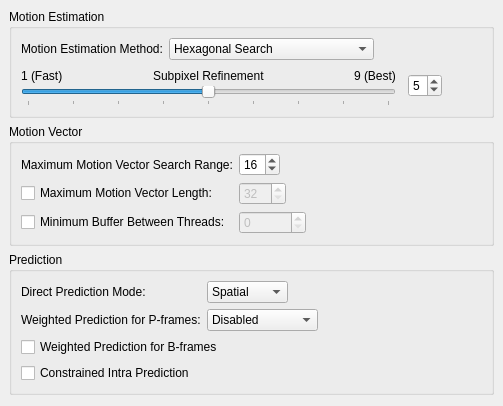
     <widget class="QWidget" name="tab_2" >
      <attribute name="title" >
       <string>Motion</string>
      </attribute>
      <layout class="QVBoxLayout" >
       <property name="margin" >
        <number>9</number>
       </property>
       <property name="spacing" >
        <number>6</number>
       </property>
       <item>
        <widget class="QGroupBox" name="groupBox_11" >
         <property name="title" >
          <string>Motion Estimation</string>
         </property>
         <layout class="QVBoxLayout" >
          <property name="margin" >
           <number>9</number>
          </property>
          <property name="spacing" >
           <number>6</number>
          </property>
          <item>
           <layout class="QHBoxLayout" >
            <property name="margin" >
             <number>0</number>
            </property>
            <property name="spacing" >
             <number>6</number>
            </property>
            <item>
             <widget class="QLabel" name="label_38" >
              <property name="text" >
               <string>Motion Estimation Method:</string>
              </property>
             </widget>
            </item>
            <item>
             <layout class="QHBoxLayout" >
              <property name="margin" >
               <number>0</number>
              </property>
              <property name="spacing" >
               <number>6</number>
              </property>
              <item>
               <widget class="QComboBox" name="meMethodComboBox" >
                <property name="currentIndex" >
                 <number>1</number>
                </property>
                <item>
                 <property name="text" >
                  <string>Diamond Search</string>
                 </property>
                </item>
                <item>
                 <property name="text" >
                  <string>Hexagonal Search</string>
                 </property>
                </item>
                <item>
                 <property name="text" >
                  <string>Uneven Multi-hexagonal Search</string>
                 </property>
                </item>
                <item>
                 <property name="text" >
                  <string>Exhaustive Search</string>
                 </property>
                </item>
                <item>
                 <property name="text" >
                  <string>Hadamard Exhaustive Search</string>
                 </property>
                </item>
               </widget>
              </item>
              <item>
               <spacer>
                <property name="orientation" >
                 <enum>Qt::Horizontal</enum>
                </property>
                <property name="sizeHint" >
                 <size>
                  <width>40</width>
                  <height>20</height>
                 </size>
                </property>
               </spacer>
              </item>
             </layout>
            </item>
           </layout>
          </item>
          <item>
           <layout class="QHBoxLayout" >
            <property name="margin" >
             <number>0</number>
            </property>
            <property name="spacing" >
             <number>6</number>
            </property>
            <item>
             <layout class="QHBoxLayout" >
              <property name="margin" >
               <number>0</number>
              </property>
              <property name="spacing" >
               <number>12</number>
              </property>
              <item>
               <layout class="QVBoxLayout" >
                <property name="margin" >
                 <number>0</number>
                </property>
                <property name="spacing" >
                 <number>0</number>
                </property>
                <item>
                 <layout class="QHBoxLayout" >
                  <property name="margin" >
                   <number>0</number>
                  </property>
                  <property name="spacing" >
                   <number>0</number>
                  </property>
                  <item>
                   <widget class="QLabel" name="label_35" >
                    <property name="text" >
                     <string>1 (Fast)</string>
                    </property>
                   </widget>
                  </item>
                  <item>
                   <spacer>
                    <property name="orientation" >
                     <enum>Qt::Horizontal</enum>
                    </property>
                    <property name="sizeHint" >
                     <size>
                      <width>40</width>
                      <height>20</height>
                     </size>
                    </property>
                   </spacer>
                  </item>
                  <item>
                   <widget class="QLabel" name="label_36" >
                    <property name="text" >
                     <string>Subpixel Refinement</string>
                    </property>
                   </widget>
                  </item>
                  <item>
                   <spacer>
                    <property name="orientation" >
                     <enum>Qt::Horizontal</enum>
                    </property>
                    <property name="sizeHint" >
                     <size>
                      <width>40</width>
                      <height>20</height>
                     </size>
                    </property>
                   </spacer>
                  </item>
                  <item>
                   <widget class="QLabel" name="label_37" >
                    <property name="text" >
                     <string>9 (Best)</string>
                    </property>
                   </widget>
                  </item>
                 </layout>
                </item>
                <item>
                 <widget class="QSlider" name="meSlider" >
                  <property name="sizePolicy" >
                   <sizepolicy>
                    <hsizetype>5</hsizetype>
                    <vsizetype>0</vsizetype>
                    <horstretch>0</horstretch>
                    <verstretch>0</verstretch>
                   </sizepolicy>
                  </property>
                  <property name="minimumSize" >
                   <size>
                    <width>375</width>
                    <height>0</height>
                   </size>
                  </property>
                  <property name="minimum" >
                   <number>1</number>
                  </property>
                  <property name="maximum" >
                   <number>9</number>
                  </property>
                  <property name="pageStep" >
                   <number>1</number>
                  </property>
                  <property name="value" >
                   <number>5</number>
                  </property>
                  <property name="orientation" >
                   <enum>Qt::Horizontal</enum>
                  </property>
                  <property name="tickPosition" >
                   <enum>QSlider::TicksBelow</enum>
                  </property>
                 </widget>
                </item>
               </layout>
              </item>
              <item>
               <widget class="QSpinBox" name="meSpinBox" >
                <property name="maximum" >
                 <number>9</number>
                </property>
                <property name="minimum" >
                 <number>1</number>
                </property>
                <property name="value" >
                 <number>5</number>
                </property>
               </widget>
              </item>
             </layout>
            </item>
            <item>
             <spacer>
              <property name="orientation" >
               <enum>Qt::Horizontal</enum>
              </property>
              <property name="sizeHint" >
               <size>
                <width>40</width>
                <height>20</height>
               </size>
              </property>
             </spacer>
            </item>
           </layout>
          </item>
         </layout>
        </widget>
       </item>
       <item>
        <widget class="QGroupBox" name="groupBox_19" >
         <property name="title" >
          <string>Motion Vector</string>
         </property>
         <layout class="QVBoxLayout" >
          <property name="margin" >
           <number>9</number>
          </property>
          <property name="spacing" >
           <number>6</number>
          </property>
          <item>
           <layout class="QGridLayout" >
            <property name="margin" >
             <number>0</number>
            </property>
            <property name="spacing" >
             <number>6</number>
            </property>
            <item row="1" column="1" >
             <layout class="QHBoxLayout" >
              <property name="margin" >
               <number>0</number>
              </property>
              <property name="spacing" >
               <number>6</number>
              </property>
              <item>
               <widget class="QSpinBox" name="mvLengthSpinBox" >
                <property name="enabled" >
                 <bool>false</bool>
                </property>
                <property name="maximum" >
                 <number>512</number>
                </property>
                <property name="minimum" >
                 <number>32</number>
                </property>
               </widget>
              </item>
              <item>
               <spacer>
                <property name="orientation" >
                 <enum>Qt::Horizontal</enum>
                </property>
                <property name="sizeHint" >
                 <size>
                  <width>40</width>
                  <height>20</height>
                 </size>
                </property>
               </spacer>
              </item>
             </layout>
            </item>
            <item row="1" column="0" >
             <widget class="QCheckBox" name="mvLengthCheckBox" >
              <property name="text" >
               <string>Maximum Motion Vector Length:</string>
              </property>
             </widget>
            </item>
            <item row="2" column="1" >
             <layout class="QHBoxLayout" >
              <property name="margin" >
               <number>0</number>
              </property>
              <property name="spacing" >
               <number>6</number>
              </property>
              <item>
               <widget class="QSpinBox" name="minThreadBufferSpinBox" >
                <property name="enabled" >
                 <bool>false</bool>
                </property>
                <property name="maximum" >
                 <number>2147483647</number>
                </property>
                <property name="minimum" >
                 <number>0</number>
                </property>
                <property name="singleStep" >
                 <number>1</number>
                </property>
                <property name="value" >
                 <number>0</number>
                </property>
               </widget>
              </item>
              <item>
               <spacer>
                <property name="orientation" >
                 <enum>Qt::Horizontal</enum>
                </property>
                <property name="sizeHint" >
                 <size>
                  <width>40</width>
                  <height>20</height>
                 </size>
                </property>
               </spacer>
              </item>
             </layout>
            </item>
            <item row="0" column="1" >
             <layout class="QHBoxLayout" >
              <property name="margin" >
               <number>0</number>
              </property>
              <property name="spacing" >
               <number>6</number>
              </property>
              <item>
               <widget class="QSpinBox" name="mvRangeSpinBox" >
                <property name="maximum" >
                 <number>64</number>
                </property>
                <property name="value" >
                 <number>16</number>
                </property>
               </widget>
              </item>
              <item>
               <spacer>
                <property name="orientation" >
                 <enum>Qt::Horizontal</enum>
                </property>
                <property name="sizeHint" >
                 <size>
                  <width>40</width>
                  <height>20</height>
                 </size>
                </property>
               </spacer>
              </item>
             </layout>
            </item>
            <item row="2" column="0" >
             <widget class="QCheckBox" name="minThreadBufferCheckBox" >
              <property name="text" >
               <string>Minimum Buffer Between Threads:</string>
              </property>
             </widget>
            </item>
            <item row="0" column="0" >
             <widget class="QLabel" name="label_39" >
              <property name="text" >
               <string>Maximum Motion Vector Search Range:</string>
              </property>
             </widget>
            </item>
           </layout>
          </item>
         </layout>
        </widget>
       </item>
       <item>
        <widget class="QGroupBox" name="groupBox_18" >
         <property name="title" >
          <string>Prediction</string>
         </property>
         <layout class="QGridLayout" >
          <property name="margin" >
           <number>9</number>
          </property>
          <property name="spacing" >
           <number>6</number>
          </property>
          <item row="0" column="0" >
           <layout class="QGridLayout" >
            <property name="margin" >
             <number>0</number>
            </property>
            <property name="spacing" >
             <number>6</number>
            </property>
            <item row="1" column="1" >
             <layout class="QHBoxLayout" >
              <property name="margin" >
               <number>0</number>
              </property>
              <property name="spacing" >
               <number>6</number>
              </property>
              <item>
               <widget class="QComboBox" name="weightedPPredictComboBox" >
                <item>
                 <property name="text" >
                  <string>Disabled</string>
                 </property>
                </item>
                <item>
                 <property name="text" >
                  <string>Blind Offset</string>
                 </property>
                </item>
                <item>
                 <property name="text" >
                  <string>Smart Analysis</string>
                 </property>
                </item>
               </widget>
              </item>
              <item>
               <spacer>
                <property name="orientation" >
                 <enum>Qt::Horizontal</enum>
                </property>
                <property name="sizeHint" >
                 <size>
                  <width>40</width>
                  <height>20</height>
                 </size>
                </property>
               </spacer>
              </item>
             </layout>
            </item>
            <item row="0" column="0" >
             <widget class="QLabel" name="label_40" >
              <property name="text" >
               <string>Direct Prediction Mode:</string>
              </property>
             </widget>
            </item>
            <item row="1" column="0" >
             <widget class="QLabel" name="lblWeightedPPredict" >
              <property name="text" >
               <string>Weighted Prediction for P-frames:</string>
              </property>
             </widget>
            </item>
            <item row="0" column="1" >
             <layout class="QHBoxLayout" >
              <property name="margin" >
               <number>0</number>
              </property>
              <property name="spacing" >
               <number>6</number>
              </property>
              <item>
               <widget class="QComboBox" name="predictModeComboBox" >
                <property name="currentIndex" >
                 <number>1</number>
                </property>
                <item>
                 <property name="text" >
                  <string>None</string>
                 </property>
                </item>
                <item>
                 <property name="text" >
                  <string>Spatial</string>
                 </property>
                </item>
                <item>
                 <property name="text" >
                  <string>Temporal</string>
                 </property>
                </item>
                <item>
                 <property name="text" >
                  <string>Auto</string>
                 </property>
                </item>
               </widget>
              </item>
              <item>
               <spacer>
                <property name="orientation" >
                 <enum>Qt::Horizontal</enum>
                </property>
                <property name="sizeHint" >
                 <size>
                  <width>40</width>
                  <height>20</height>
                 </size>
                </property>
               </spacer>
              </item>
             </layout>
            </item>
           </layout>
          </item>
          <item row="1" column="0" >
           <widget class="QCheckBox" name="weightedPredictCheckBox" >
            <property name="text" >
             <string>Weighted Prediction for B-frames</string>
            </property>
           </widget>
          </item>
          <item row="2" column="0" >
           <widget class="QCheckBox" name="constrainedIntraCheckBox" >
            <property name="text" >
             <string>Constrained Intra Prediction</string>
            </property>
           </widget>
          </item>
         </layout>
        </widget>
       </item>
       <item>
        <spacer>
         <property name="orientation" >
          <enum>Qt::Vertical</enum>
         </property>
         <property name="sizeHint" >
          <size>
           <width>436</width>
           <height>2</height>
          </size>
         </property>
        </spacer>
       </item>
      </layout>
     </widget>
